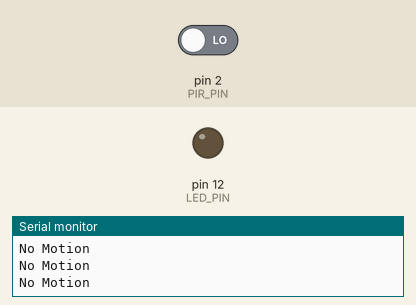
Recording of a sketch running on a simulated Arduino Uno, built with avr-gcc and run on an emulated ATmega328P. Parts: output pins drawn as LEDs (lit = HIGH), the last lines printed to the serial monitor. Inputs (shaded band) come from the test bench; at power-on: pin 2 (PIR_PIN) LOW.

Above: at 1.8 s.
1.9 s: pin 2 (PIR_PIN) driven HIGH
At 2.6 s:
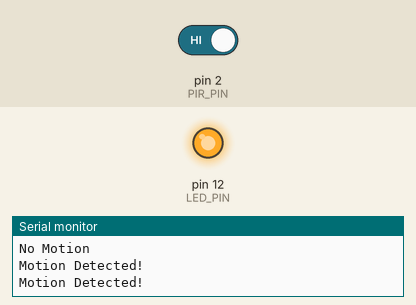
3.5 s: pin 2 (PIR_PIN) driven LOW
At 4.9 s:
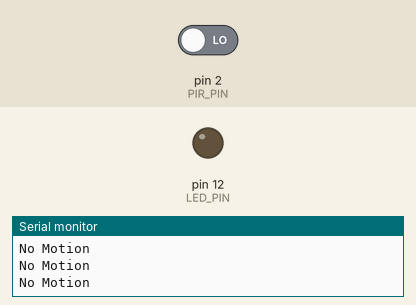
Timing chart, 0 to 6.5 s (numbered marks = the images above; inputs shaded):
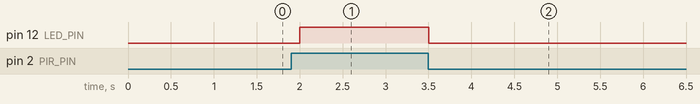

The sketch:

motion_detection_arduino_pir.ino
```cpp
// PIR Motion Sensor Home Security System
const int PIR_PIN = 2;
const int LED_PIN = 12;

void setup() {
  pinMode(PIR_PIN, INPUT);
  pinMode(LED_PIN, OUTPUT);
  Serial.begin(9600);
  Serial.println("PIR Motion Detection System");
}
void loop() {
  int motion = digitalRead(PIR_PIN);
  if (motion == HIGH) {
    digitalWrite(LED_PIN, HIGH);
    Serial.println("Motion Detected!");
  }
  else {
    digitalWrite(LED_PIN, LOW);
    Serial.println("No Motion");
  }
  delay(500);
}
```

Measured:
- after the input at 1.9 s, pin 12 (LED_PIN): LOW → HIGH after 0.10 s
- after the input at 3.5 s, pin 12 (LED_PIN): HIGH → LOW at once
